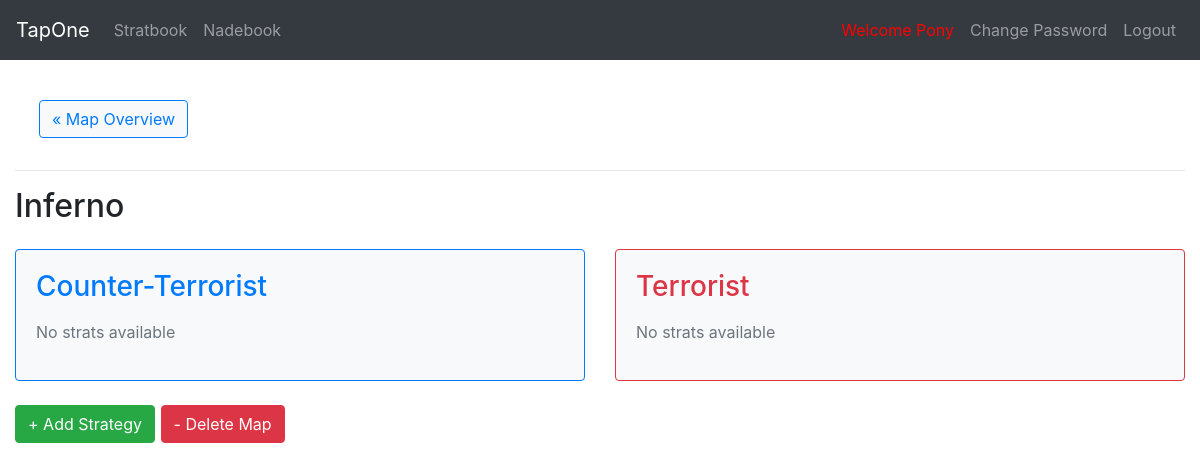
Page /stratbook/map/6/ (signed in) on the earlier database version.
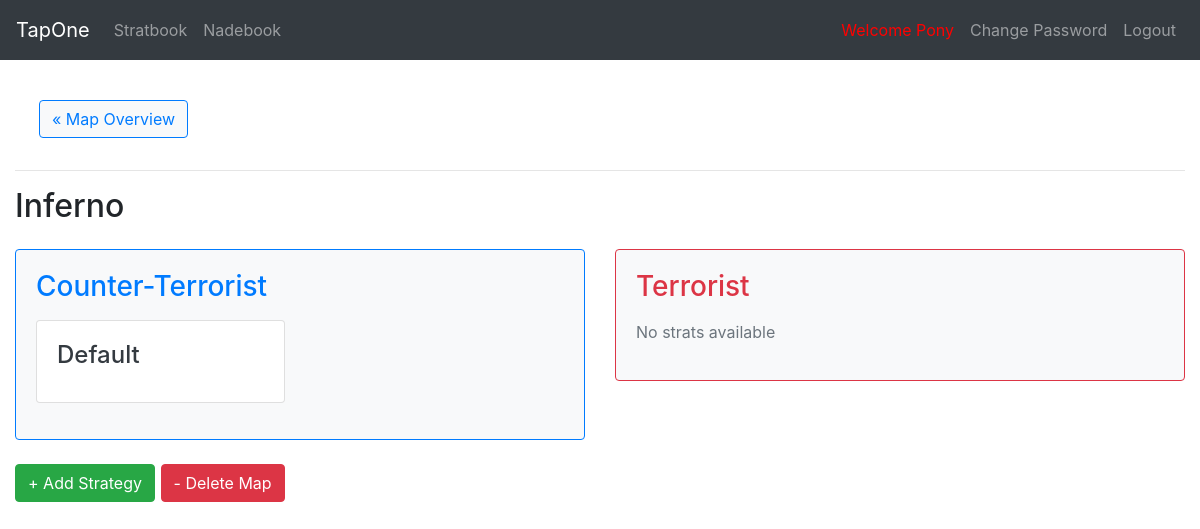
Same page on the later database version.
### StratBook/models.py (models this page shows, shortened)
class Strategy(models.Model):
    TEAM_CHOICES = [
        ('T', 'Terrorist'),
        ('CT', 'Counter-Terrorist')
    ]
    map_name = models.ForeignKey(Map, on_delete=models.CASCADE)
    name = models.CharField(max_length=200)
    team = models.CharField(max_length=2, choices=TEAM_CHOICES)
    added_date = models.DateTimeField('date added', default=timezone.now)

### StratBook/views.py (the view)
# urls.py: path('map/<int:pk>/', views.MapDetailView.as_view(), name="map"),
@method_decorator(login_required, name='dispatch')
@method_decorator(permission_required('StratBook.view_map', raise_exception=True), name ='dispatch')
class MapDetailView(generic.DetailView):
    model = Map
    template_name = 'StratBook/map_detail.html'
    context_object_name = 'map'

### StratBook/models.py (called while the page is built)
    def ct_strategies(self):
        return self.strategy_set.order_by('name').filter(team='CT')

    def t_strategies(self):
        return self.strategy_set.order_by('name').filter(team='T')

### StratBook/templates/StratBook/map_detail.html (shortened to what this page needs)
{% extends "base.html" %}
{% block content %}
{% include 'StratBook/_mini_nav.html' %}
<hr>
<h2>{{map.name}}</h2>
<div class="row mb-4 mt-4">
  <div class="col-6">
    <div class="card border-primary bg-light">
      <div class="card-body">
        <h3 class="card-title text-primary">Counter-Terrorist</h3>
        <p class="card-text">
          {% if map.ct_strategies %}
            {% for strat in map.ct_strategies %}
            {% if not forloop.counter|divisibleby:2 %}
              <div class="row mt-2">
            {% endif %}
                <div class="col-sm-6">
                  {% include 'StratBook/_strat_card.html' %}
                </div>
            {% if forloop.counter|divisibleby:2 or forloop.last %}
              </div>
            {% endif %}
            {% endfor %}
          {% else %}
            <p class="text-muted">
              <small>No strats available</small>
            </p>
          {% endif %}
        </p>
      </div>
    </div>
  </div>
  <div class="col-6">
    <div class="card border-danger bg-light">
      <div class="card-body">
        <h3 class="card-title text-danger">Terrorist</h3>
        <p class="card-text">
          {% if map.t_strategies.all %}
            {% for strat in map.t_strategies %}
            {% if not forloop.counter|divisibleby:2 %}
              <div class="row mt-2">
            {% endif %}
                <div class="col-sm-6">
                  {% include 'StratBook/_strat_card.html' %}
                </div>
            {% if forloop.counter|divisibleby:2 or forloop.last %}
              </div>
            {% endif %}
            {% endfor %}
          {% else %}
            <p class="text-muted">
              <small>No strats available</small>
            </p>
          {% endif %}
        </p>
      </div>
    </div>
  </div>
</div>
<div class="buttons mb-4">
  {% if perms.StratBook.add_strategy %}
    <a href={% url 'StratBook:add_strat' map.id %} class="btn btn-success">+ Add Strategy</a>
  {% endif %}
  {% if perms.StratBook.delete_map %}
    <a href={% url 'StratBook:delete_map' map.id %} class="btn btn-danger">- Delete Map</a>
  {% endif %}
</div>
{% endblock %}

### StratBook/templates/StratBook/_strat_card.html (shortened to what this page needs)
<a class="card-link" href={% url 'StratBook:strat' strat.id %}>
  <div class="card text-dark">
    <div class="card-body">
      <h4 class="card-title">{{strat.name}}</h4>
    </div>
  </div>

Differences in the rows shown:
added Strategy: name "Default"
Other differences:
text no longer shown: "No strats available"
